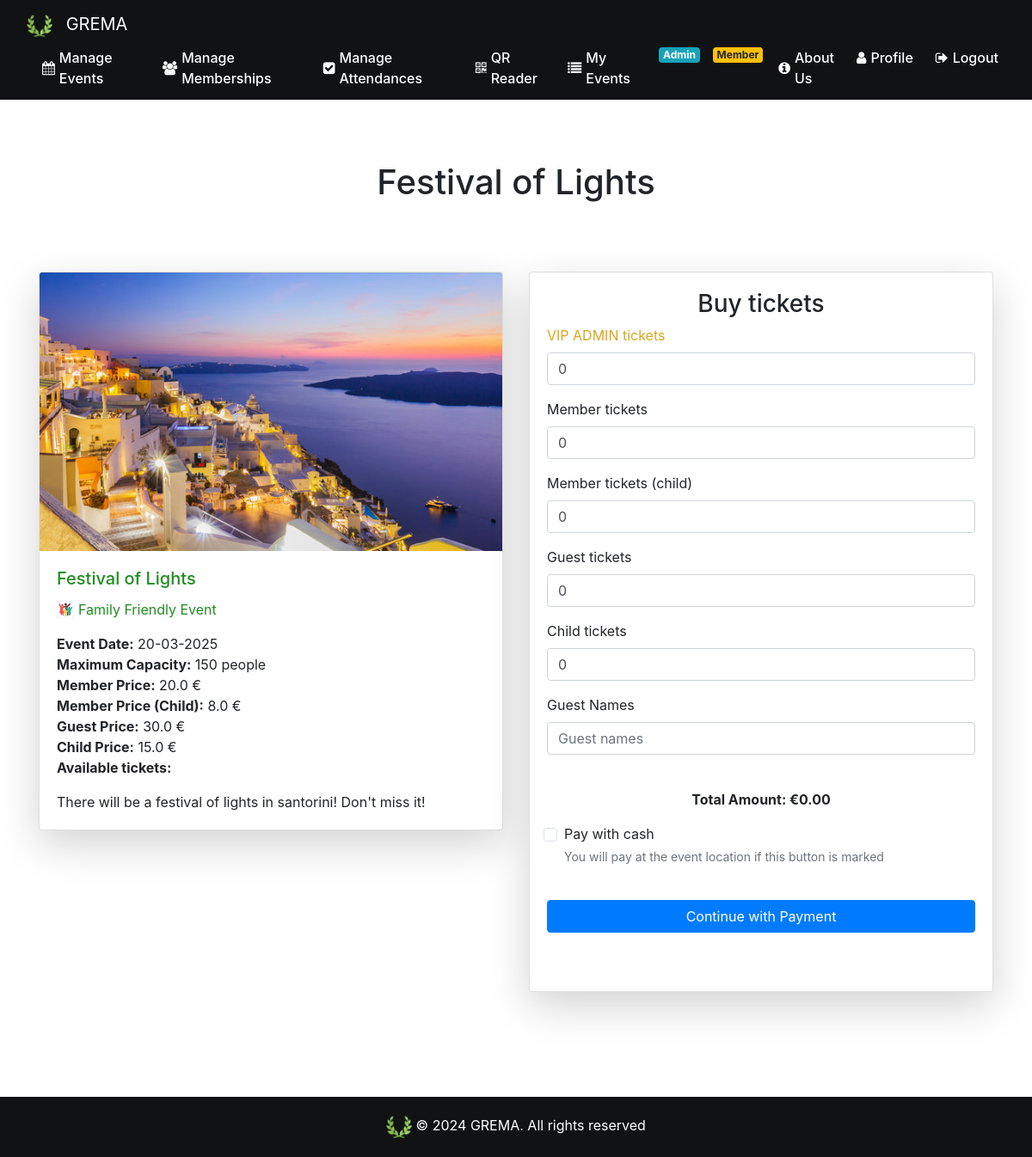
Screenshot of /event-attendance/2 (signed in) with the database file from the repository.
### website/models.py (models this page shows)
class Event(db.Model):
    id = db.Column(db.Integer, primary_key=True)
    name= db.Column(db.String(80))
    date = db.Column(db.DateTime(timezone=True), default=func.current_date())
    max_guest_num = db.Column(db.Integer)
    member_price=db.Column(db.Float)
    member_child_price=db.Column(db.Float)
    guest_price=db.Column(db.Float)
    child_price=db.Column(db.Float)
    is_family_friendly=db.Column(db.Boolean)
    img_url=db.Column(db.String(300))
    description=db.Column(db.String(800))
    admin_id = db.Column(db.Integer, db.ForeignKey('admin.id'))

### website/views.py (the view)
@views.route('/event-attendance/<int:event_id>', methods=['GET', 'POST'])
@login_required
def event_attendance(event_id):
    event_details = calculate_event_details()
    event = Event.query.get_or_404(event_id)
    user_fee = Fee.query.filter_by(user_fee=current_user.id).first()
    return render_template('event.html', event=event, user=current_user, user_fee=user_fee, event_details=event_details)

### website/views.py (called while the page is built, shortened)
@views.context_processor
def inject_membership():
    if current_user.is_authenticated:
        is_member = Fee.query.filter_by(user_fee=current_user.id, payed=True).first() is not None
    else:
        is_member = False
    return dict(is_member=is_member)

def calculate_event_details():
    todos_los_eventos = Event.query.all()
    eventos_activos = [evento for evento in todos_los_eventos if evento.date >= datetime.now()]
    event_details = []
    return event_details

### website/templates/event.html (shortened to what this page needs)
{% extends "base.html" %}
{% block content %}
<br />
<h1 class="text-center mt-5">{{ event.name }}</h1>
<br />
<link rel="stylesheet" href="/static/checkout.css" />
<div class="container py-5">
    <div class="row">
        <div class="col-md-6 ">
            <div class="card shadow-lg mb-4 {% if event.is_family_friendly %}family-friendly{% endif %}">
                {% if event.img_url %}
                <img src="{{ event.img_url }}" class="card-img-top" alt="{{ event.name }}">
                {% else %}
                <img src="{{ url_for('static', filename='images/gremaLogo.png') }}" class="card-img-top"
                    alt="{{ event.name }}">
                {% endif %}
                <div class="card-body">
                    <h5 class="card-title">
                        <a href="/event-attendance/{{ event.id }}">{{ event.name }}</a>
                    </h5>
                    <ul class="list-unstyled">
                        {% if event.is_family_friendly %}
                        <p class="family-friendly-label">
                            <img src="{{ url_for('static', filename='images/family_icon.jpg') }}" alt="Family Friendly Icon"
                                class="family-icon">
                            Family Friendly Event
                        </p>
                        {%endif%}
                        <li><strong>Event Date:</strong> {{ event.date.strftime('%d-%m-%Y') }}</li>
                        <li><strong>Maximum Capacity:</strong> {{ event.max_guest_num }} people</li>
                        <li><strong>Member Price:</strong> {{ event.member_price }} €</li>
                        <li><strong>Member Price (Child):</strong> {{ event.member_child_price }} €</li>
                        <li><strong>Guest Price:</strong> {{ event.guest_price }} €</li>
                        <li><strong>Child Price:</strong> {{ event.child_price }} €</li>
                        <p><strong>Available tickets:</strong>
                        </p>
                    </ul>
                    <p class="card-text">{{ event.description }}</p>
                </div>
            </div>
        </div>
        <div class="col-md-6">
            <div class="card shadow-lg mb-4">
                <div class="card-body">
                    <form id="payment-form" method="POST" class="border-0">
                        <div id="formulario_a_ocultar">
                            <h3 class="text-center">Buy tickets</h3>
                            {% if user.is_admin %}
                            <div class="form-group">
                                <label for="vip_admin_tickets" ><span style="color:goldenrod" data-toggle="tooltip" data-placement="top" title="Free tickets that the admin can manage">VIP ADMIN tickets</span></label>
                                <input type="number" class="form-control" id="vip_admin_tickets" name="vip_admin_tickets"
                                    placeholder="VIP ADMIN Tickets" min="0" value="0" />
                            </div>
                            {%endif%}
                            {% if user_fee %}
                            <div class="form-group">
                                <label for="number_member_tickets">Member tickets</label>
                                <input type="number" class="form-control" id="number_member_tickets"
                                    name="number_member_tickets" placeholder="Member tickets" min="0" value="0" />
                            </div>
                            <div class="form-group">
                                <label for="number_child_member_tickets">Member tickets (child)</label>
                                <input type="number" class="form-control" id="number_child_member_tickets"
                                    name="number_child_member_tickets" placeholder="Member tickets (child)" min="0"
                                    value="0" />
                            </div>
                            {% endif %}
                            <div class="form-group">
                                <label for="number_guest_tickets">Guest tickets</label>
                                <input type="number" class="form-control" id="number_guest_tickets"
                                    name="number_guest_tickets" placeholder="Guest tickets" min="0" value="0" />
                            </div>
                            <div class="form-group">
                                <label for="number_child_tickets">Child tickets</label>
                                <input type="number" class="form-control" id="number_child_tickets"
                                    name="number_child_tickets" placeholder="Child tickets" min="0" value="0" />
                            </div>
                            <div class="form-group">
                                <label for="guests_names">Guest Names</label>
                                <input type="text" class="form-control" id="guests_names" name="guests_names"
                                    placeholder="Guest names" />
                            </div>
                            <div class="form-group">
                                <p id="totalAmountDisplay" class="font-weight-bold text-center"></p>
                            </div>
                            <div class="form-group form-check">
                                <input type="checkbox" class="form-check-input" id="pay_cash" name="pay_cash">
                                <label class="form-check-label" for="pay_cash">Pay with cash</label>
                                <small class="form-text text-muted">You will pay at the event location if this button is
                                    marked</small>
                            </div>
                            <br>
                            <button id="continue-btn" class="btn btn-primary btn-block" >Continue with Payment</button>
                        </div>
                        <br /><br />
                    </form>
                </div>
            </div>
        </div>
    </div>
</div>
{% endblock %}

### website/static/base.css (style rules this page uses)
html { position: relative; min-height: 100%; }
body { margin-bottom: 100px; margin: 0; padding: 0; }
.family-friendly { border: 2px solid #32CD32; background-color: #f0fff0; }
.family-friendly .card-title a { color: #228B22; }
.family-friendly-label { font-size: 1rem; color: #228B22; display: flex; align-items: center; }
.family-icon { width: 20px; height: 20px; margin-right: 5px; }

### rows the page displays
Event: name "Festival of Lights", img_url (picture), date "20-03-2025", max_guest_num "150", member_price "20.0", member_child_price "8.0", guest_price "30.0", child_price "15.0", description "There will be a festival of lights in santorini! Don't miss it!"
